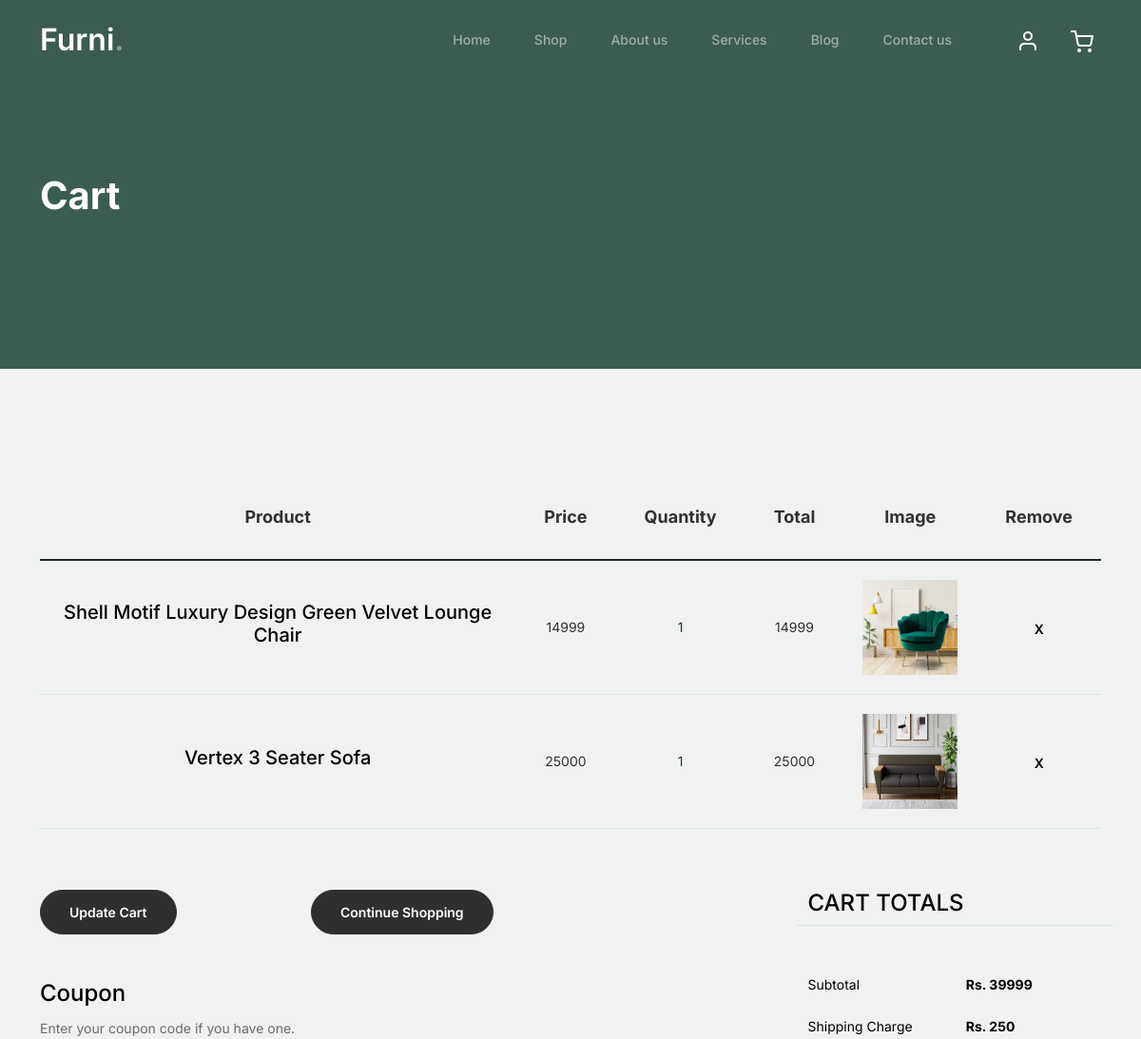
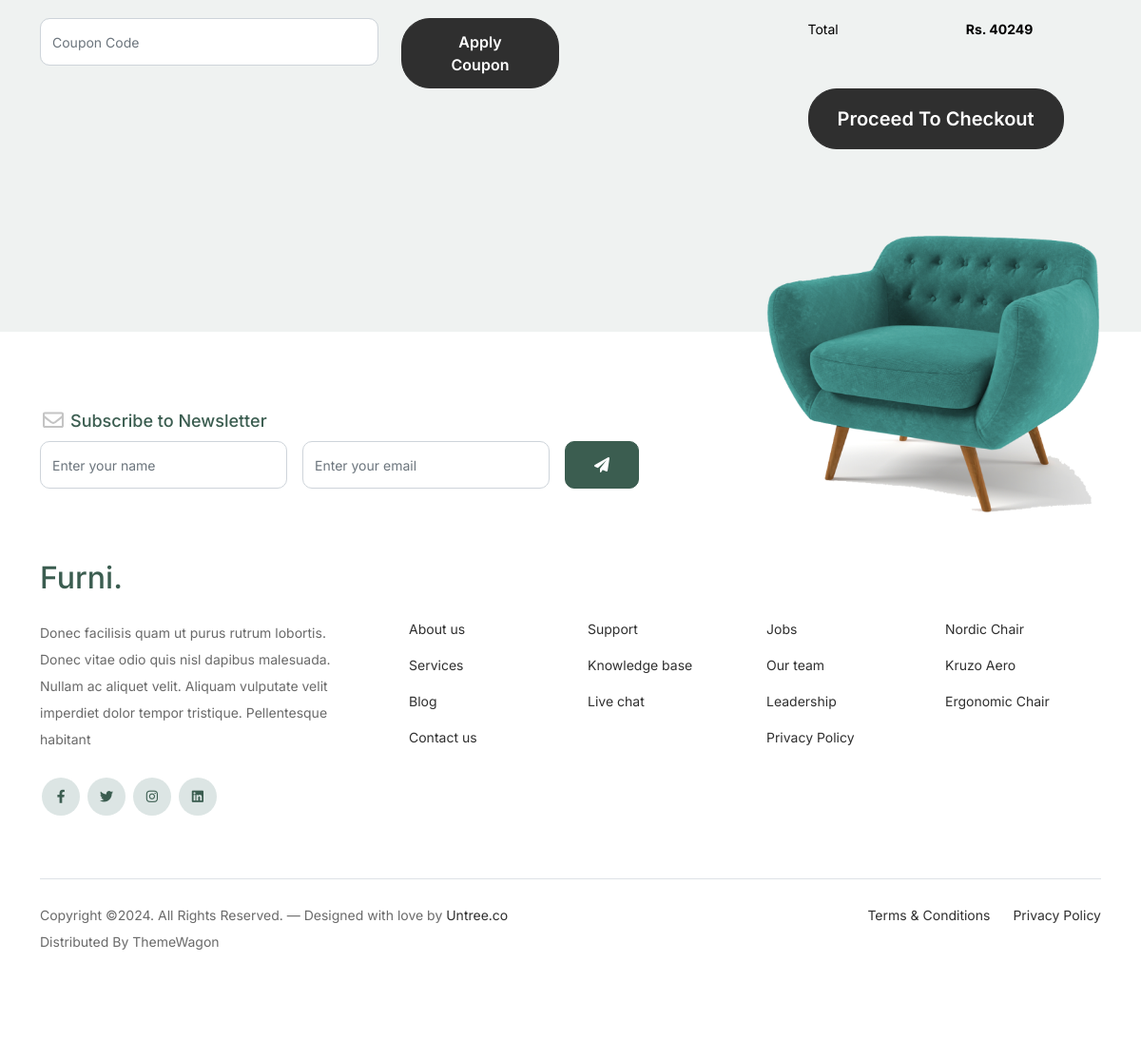
The app's page /cart/ (signed in) with its own data (2 pictures, top to bottom).
### WebApp/models.py (models this page shows)
class CartDb(models.Model):
    Name = models.CharField(max_length=50,null=True,blank=True)
    Product_Name = models.CharField(max_length=50,null=True,blank=True)
    Quantity = models.IntegerField(null=True,blank=True)
    Price = models.IntegerField(null=True,blank=True)
    Total_price = models.IntegerField(null=True,blank=True)
    Prod_Image=models.ImageField(upload_to="Cart Images",null=True,blank=True)

### WebApp/views.py (the view)
# urls.py: path('cart/',views.cart,name="cart"),
def cart(request):
    data = CartDb.objects.filter(Name=request.session['Name'])
    subtotal = 0
    shipping_amount=0
    total_amount =0
    for i in data:
        subtotal=subtotal+i.Total_price
        if subtotal>50000:
            shipping_amount=100
        else:
            shipping_amount = 250
        total_amount=shipping_amount+subtotal
    return render(request,"Cart.html",{'data':data,'subtotal':subtotal,'shipping_amount':shipping_amount,'total_amount':total_amount})

### WebApp/templates/Cart.html (shortened to what this page needs)
<!doctype html>
{% load static %}
<html lang="en">
<head>
		<link href="{% static 'web/css/bootstrap.min.css' %}" rel="stylesheet">
		<link href="https://cdnjs.cloudflare.com/ajax/libs/font-awesome/6.0.0-beta3/css/all.min.css" rel="stylesheet">
		<link href="{% static 'web/css/tiny-slider.css' %}" rel="stylesheet">
		<link href="{% static 'web/css/style.css' %}" rel="stylesheet">
	</head>
	<body>
		<nav class="custom-navbar navbar navbar navbar-expand-md navbar-dark bg-dark" arial-label="Furni navigation bar">
			<div class="container">
				<a class="navbar-brand" href="index.html">Furni<span>.</span></a>
				<div class="collapse navbar-collapse" id="navbarsFurni">
					<ul class="custom-navbar-nav navbar-nav ms-auto mb-2 mb-md-0">
						<li class="nav-item ">
							<a class="nav-link" href="index.html">Home</a>
						</li>
						<li><a class="nav-link" href="shop.html">Shop</a></li>
						<li><a class="nav-link" href="about.html">About us</a></li>
						<li><a class="nav-link" href="services.html">Services</a></li>
						<li><a class="nav-link" href="blog.html">Blog</a></li>
						<li><a class="nav-link" href="contact.html">Contact us</a></li>
					</ul>
					<ul class="custom-navbar-cta navbar-nav mb-2 mb-md-0 ms-5">
						<li><a class="nav-link" href="#"><img src="images/user.svg"></a></li>
						<li><a class="nav-link" href="cart.html"><img src="images/cart.svg"></a></li>
					</ul>
				</div>
			</div>
		</nav>
			<div class="hero">
				<div class="container">
					<div class="row justify-content-between">
						<div class="col-lg-5">
							<div class="intro-excerpt">
								<h1>Cart</h1>
							</div>
						</div>
						<div class="col-lg-7">
						</div>
					</div>
				</div>
			</div>
		<div class="untree_co-section before-footer-section">
            <div class="container">
              <div class="row mb-5">
                <form class="col-md-12" method="post">
                  <div class="site-blocks-table">
                    <table class="table">
                      <thead>
                        <tr>
                          <th class="product-name">Product</th>
                          <th class="product-price">Price</th>
                          <th class="product-quantity">Quantity</th>
                          <th class="product-total">Total</th>
                          <th class="product-total">Image</th>
                          <th class="product-remove">Remove</th>
                        </tr>
                      </thead>
                      <tbody>
					  {% for i in data %}
                        <tr>
                          <td class="product-name">
                            <h2 class="h5 text-black">{{i.Product_Name}}</h2>
                          </td>
                          <td>{{i.Price}}</td>
                          <td>{{i.Quantity}}</td>
                          <td>{{i.Total_price}}</td>
                          <td><img src="{{i.Prod_Image.url}}" width="100px" height="100px"></td>
                          <td><a href="{% url 'delete_cart' cart_id=i.id %}" class="btn btn-black btn-sm">X</a></td>
                        </tr>
					  {% endfor %}
                      </tbody>
                    </table>
                  </div>
                </form>
              </div>
              <div class="row">
                <div class="col-md-6">
                  <div class="row mb-5">
                    <div class="col-md-6 mb-3 mb-md-0">
                      <button class="btn btn-black btn-sm btn-block">Update Cart</button>
                    </div>
                    <div class="col-md-6">
                      <button class="btn btn-outline-black btn-sm btn-block">Continue Shopping</button>
                    </div>
                  </div>
                  <div class="row">
                    <div class="col-md-12">
                      <label class="text-black h4" for="coupon">Coupon</label>
                      <p>Enter your coupon code if you have one.</p>
                    </div>
                    <div class="col-md-8 mb-3 mb-md-0">
                      <input type="text" class="form-control py-3" id="coupon" placeholder="Coupon Code">
                    </div>
                    <div class="col-md-4">
                      <button class="btn btn-black">Apply Coupon</button>
                    </div>
                  </div>
                </div>
                <div class="col-md-6 pl-5">
                  <div class="row justify-content-end">
                    <div class="col-md-7">
                      <div class="row">
                        <div class="col-md-12 text-right border-bottom mb-5">
                          <h3 class="text-black h4 text-uppercase">Cart Totals</h3>
                        </div>
                      </div>
                      <div class="row mb-3">
                        <div class="col-md-6">
                          <span class="text-black">Subtotal</span>
                        </div>
                        <div class="col-md-6 text-right">
                          <strong class="text-black">Rs. {{subtotal}}</strong>
                        </div>
                      </div>
						<div class="row mb-3">
                        <div class="col-md-6">
                          <span class="text-black">Shipping Charge</span>
                        </div>
                        <div class="col-md-6 text-right">
                          <strong class="text-black">Rs. {{shipping_amount}}</strong>
                        </div>
                      </div>
                      <div class="row mb-5">
                        <div class="col-md-6">
                          <span class="text-black">Total</span>
                        </div>
                        <div class="col-md-6 text-right">
                          <strong class="text-black">Rs. {{total_amount}}</strong>
                        </div>
                      </div>
                      <div class="row">
                        <div class="col-md-12">
                          <a  class="btn btn-black btn-lg py-3 btn-block" href="{% url 'checkout' %}" >Proceed To Checkout</a>
                        </div>
                      </div>
                    </div>
                  </div>
                </div>
              </div>
            </div>
          </div>
		<footer class="footer-section">
			<div class="container relative">
				<div class="sofa-img">
					<img src="images/sofa.png" alt="Image" class="img-fluid">
				</div>
				<div class="row">
					<div class="col-lg-8">
						<div class="subscription-form">
							<h3 class="d-flex align-items-center"><span class="me-1"><img src="images/envelope-outline.svg" alt="Image" class="img-fluid"></span><span>Subscribe to Newsletter</span></h3>
							<form action="#" class="row g-3">
								<div class="col-auto">
									<input type="text" class="form-control" placeholder="Enter your name">
								</div>
								<div class="col-auto">
									<input type="email" class="form-control" placeholder="Enter your email">
								</div>
								<div class="col-auto">
									<button class="btn btn-primary">
										<span class="fa fa-paper-plane"></span>
									</button>
								</div>
							</form>
						</div>
					</div>
				</div>
				<div class="row g-5 mb-5">
					<div class="col-lg-4">
						<div class="mb-4 footer-logo-wrap"><a href="#" class="footer-logo">Furni<span>.</span></a></div>
						<p class="mb-4">Donec facilisis quam ut purus rutrum lobortis. Donec vitae odio quis nisl dapibus malesuada. Nullam ac aliquet velit. Aliquam vulputate velit imperdiet dolor tempor tristique. Pellentesque habitant</p>
						<ul class="list-unstyled custom-social">
							<li><a href="#"><span class="fa fa-brands fa-facebook-f"></span></a></li>
							<li><a href="#"><span class="fa fa-brands fa-twitter"></span></a></li>
							<li><a href="#"><span class="fa fa-brands fa-instagram"></span></a></li>
							<li><a href="#"><span class="fa fa-brands fa-linkedin"></span></a></li>
						</ul>
					</div>
					<div class="col-lg-8">
						<div class="row links-wrap">
							<div class="col-6 col-sm-6 col-md-3">
								<ul class="list-unstyled">
									<li><a href="#">About us</a></li>
									<li><a href="#">Services</a></li>
									<li><a href="#">Blog</a></li>
									<li><a href="#">Contact us</a></li>
								</ul>
							</div>
							<div class="col-6 col-sm-6 col-md-3">
								<ul class="list-unstyled">
									<li><a href="#">Support</a></li>
									<li><a href="#">Knowledge base</a></li>
									<li><a href="#">Live chat</a></li>
								</ul>
							</div>
							<div class="col-6 col-sm-6 col-md-3">
								<ul class="list-unstyled">
									<li><a href="#">Jobs</a></li>
									<li><a href="#">Our team</a></li>
									<li><a href="#">Leadership</a></li>
									<li><a href="#">Privacy Policy</a></li>
								</ul>
							</div>
							<div class="col-6 col-sm-6 col-md-3">
								<ul class="list-unstyled">
									<li><a href="#">Nordic Chair</a></li>
									<li><a href="#">Kruzo Aero</a></li>
									<li><a href="#">Ergonomic Chair</a></li>
								</ul>
							</div>
						</div>
					</div>
				</div>
				<div class="border-top copyright">
					<div class="row pt-4">
						<div class="col-lg-6">
							<p class="mb-2 text-center text-lg-start">Copyright &copy;. All Rights Reserved. &mdash; Designed with love by <a href="https://untree.co">Untree.co</a> Distributed By <a hreff="https://themewagon.com">ThemeWagon</a>
            </p>
						</div>
						<div class="col-lg-6 text-center text-lg-end">
							<ul class="list-unstyled d-inline-flex ms-auto">
								<li class="me-4"><a href="#">Terms &amp; Conditions</a></li>
								<li><a href="#">Privacy Policy</a></li>
							</ul>
						</div>
					</div>
				</div>
			</div>
		</footer>
	</body>
</html>

### records on screen
CartDb: Product_Name "Shell Motif Luxury Design Green Velvet Lounge Chair", Price "14999", Quantity "1", Total_price "14999", Prod_Image (picture)
CartDb: Product_Name "Vertex 3 Seater Sofa", Price "25000", Quantity "1", Total_price "25000", Prod_Image (picture)

### other values on screen
{{ subtotal }} "39999"
{{ shipping_amount }} "250"
{{ total_amount }} "40249"
